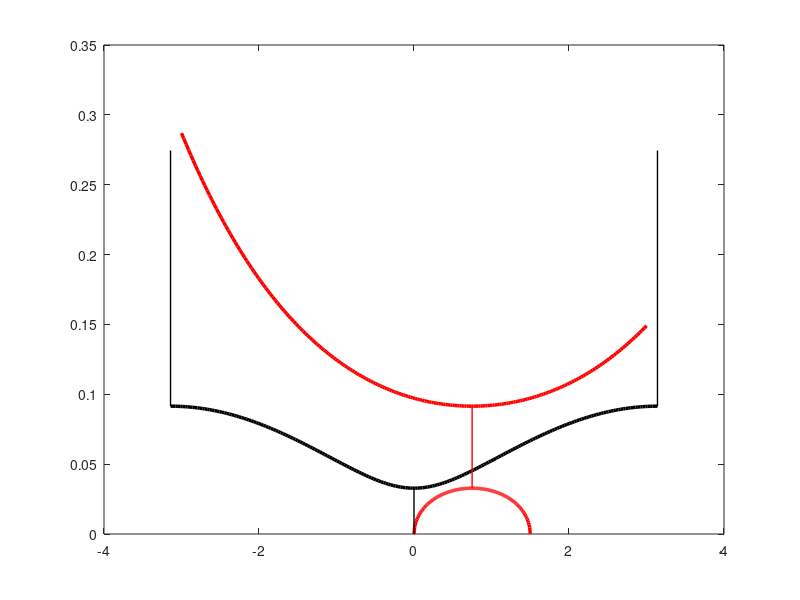

MATLAB code to generate this figure: (Note: this script raises an error after producing the figure.)
%{
    --------------------------------------------------------------
    Author(s):    [Erik Orvehed HILTUNEN , Yannick DE BRUIJN]
    Date:         [April 2025]
    Description:  [Spectral plot monomer chain]
    --------------------------------------------------------------
%}

    clear all;
    close all;

% --- Define fixed parameters ---
    gamma = 3;          % Gauge potential
    delta = 0.001;      % Contrast parameter
    s1    = 0.5;        % Spacing betweeen the resonators
    l1    = 0.5;        % Length of the resonators
    L     = s1 + l1;    % Length of the unit cell
    Nx    = 200;        % Number of plotting points in the bands
    fs    = 18;         % Fontsize in plot annotation
    lw    = 2.5;        % Linewidth of spectral bands
    
    % --- Renormalise the lengths ---
    s1 = s1 / L;
    l1 = l1 / L;
    L  = 1;

% --- Lower Gap function ---
    alpha_fixed = 0; 
    beta_lower_gap = linspace(0, gamma*l1, Nx);
    w_beta_lower_gap = (gamma * l1)/s1 * ( (1 - exp(+1i*(alpha_fixed + 1i* beta_lower_gap)*L)) / (1 - exp(-gamma * l1)) + (exp(-1i*(alpha_fixed + 1i* beta_lower_gap)*L)-1) / (1-exp(gamma*l1)) );
    w_beta_lower_gap = sqrt(delta *  abs(w_beta_lower_gap));

    % --- Limit of lower gap ---
    Lower_gap = (gamma * l1)/s1 * ( (1 - exp(-1i*(0 + 1i* (-gamma*l1/2))*L)) / (1 - exp(-gamma * l1)) + (exp(1i*(0 + 1i* (-gamma*l1/2))*L)-1) / (1-exp(gamma*l1)) );
    Lower_gap = sqrt(delta * abs(Lower_gap));

% --- Upper Gap function ---
    alpha_fixed_2 = pi;
    beta_upper_gap = linspace(-3, 3, Nx);
    w_beta_upper_gap = (gamma * l1)/s1 * ( (1 - exp(+1i*(alpha_fixed_2 + 1i* beta_upper_gap)*L)) / (1 - exp(-gamma * l1)) + (exp(-1i*(alpha_fixed_2 + 1i* beta_upper_gap)*L)-1) / (1-exp(gamma*l1)) );
    w_beta_upper_gap = sqrt(delta * abs(w_beta_upper_gap));

% --- Band function ---
    beta_fixed = (gamma * l1/2);
    alpha = linspace(-pi, pi, Nx);
    w_alpha = (gamma * l1)/s1 * ( (1 - exp(+1i*(alpha + 1i* beta_fixed)*L)) / (1 - exp(-gamma * l1)) + (exp(-1i*(alpha + 1i* beta_fixed)*L)-1) / (1-exp(gamma*l1)) );
    w_alpha = sqrt(delta * abs(w_alpha));

    % --- Limit of upper gap ---
    Upper_gap = real((gamma * l1)/s1 * ( (1 - exp(+1i*(pi + 1i* beta_fixed)*L)) / (1 - exp(-gamma * l1)) + (exp(-1i*(pi + 1i* beta_fixed)*L)-1) / (1-exp(gamma*l1)) )); 
    Upper_gap = sqrt(delta * abs(Upper_gap));
    
% --- Symbol band function ---
    a = (gamma / s1) * (l1 / (1 - exp(-gamma * l1))) - (gamma / s1) * (l1 / (1 - exp(gamma * l1)));
    b =  gamma / s1  *  l1 / (1 - exp( gamma * l1));
    c = -gamma / s1  *  l1 / (1 - exp(-gamma * l1));

    % --- Alternative definition of band function ---
    f_z = - 2 * sqrt(b*c) * cos(alpha) + a;
    f_z = sqrt(delta * abs(f_z));
   
% --- Compute the decay of Green's function ---

    a = delta * a;
    b = delta * b;
    c = delta * c;

    % --- Decay to the left of the defect ---
    omega_1 = linspace(0, Upper_gap, 12 );

    r = 0.5 * log(b/c);
    d  = (a - omega_1.^2)/ (2 * sqrt(b*c));
    dl = real( -(r - acosh(d)) );
    dr = real( -(r + acosh(d)) );

    % --- Decay to the right of the defect ---
    omega_2 = linspace(Upper_gap, 1.5 * Upper_gap, 9);

    d   = (a - omega_2.^2)/ (2 * sqrt(b*c));
    dl2 = real( -(r - acosh(d)) );
    dr2 = real( -(r + acosh(d)) );

% --- Plot the spectral bands ---
    figure;
    plot(beta_lower_gap, real(w_beta_lower_gap), 'r', 'LineWidth', lw);
    hold on;
    plot(alpha,          real(f_z),              'k', 'LineWidth', lw);
    plot(beta_upper_gap, real(w_beta_upper_gap), 'r', 'LineWidth', lw);

    % --- Plot the decay of the Green's function ---
    %{
    plot(dl,  omega_1, 'bx', 'MarkerSize', 8, 'LineWidth', 2);
    plot(dr,  omega_1, 'bx', 'MarkerSize', 8, 'LineWidth', 2);
    plot(dl2, omega_2, 'bx', 'MarkerSize', 8, 'LineWidth', 2);
    plot(dr2, omega_2, 'bx', 'MarkerSize', 8, 'LineWidth', 2);
    %}

    % --- Plot fixed alpha and beta in the bands ---
    plot([0 0],                   [0 Lower_gap],             'k-', 'LineWidth', 1); 
    plot([pi pi],                 [Upper_gap 3 * Upper_gap], 'k-', 'LineWidth', 1);
    plot([-pi -pi],               [Upper_gap 3 * Upper_gap], 'k-', 'LineWidth', 1);
    plot([gamma*l1/2 gamma*l1/2], [Lower_gap  Upper_gap],    'r-', 'LineWidth', 1);

    % --- Mark limit of Spectrum/Gap ---
    yline(Upper_gap, 'k--', 'LineWidth', 1);
    yline(Lower_gap, 'k--', 'LineWidth', 1);
    ylim([0, Upper_gap * 1.3]);

    % --- LaTeX labels and ticks ---
    xlabel('$\alpha$ and $\beta$ respectively', 'Interpreter', 'latex', 'FontSize', fs);
    ylabel('$\omega^{\alpha, \beta, \gamma}$' , 'Interpreter', 'latex', 'FontSize', fs);
    
    % --- Set LaTeX-formatted ticks ---
    xticks([-pi/L, 0, pi/L]); 
    xticklabels({'$-\pi/L$', '$0$', '$\pi/L$'});
    set(gca, 'FontSize', fs+4, 'TickLabelInterpreter', 'latex');
    set(gcf, 'Position', [100, 100, 500, 300]); 

    grid off;
    hold off;
